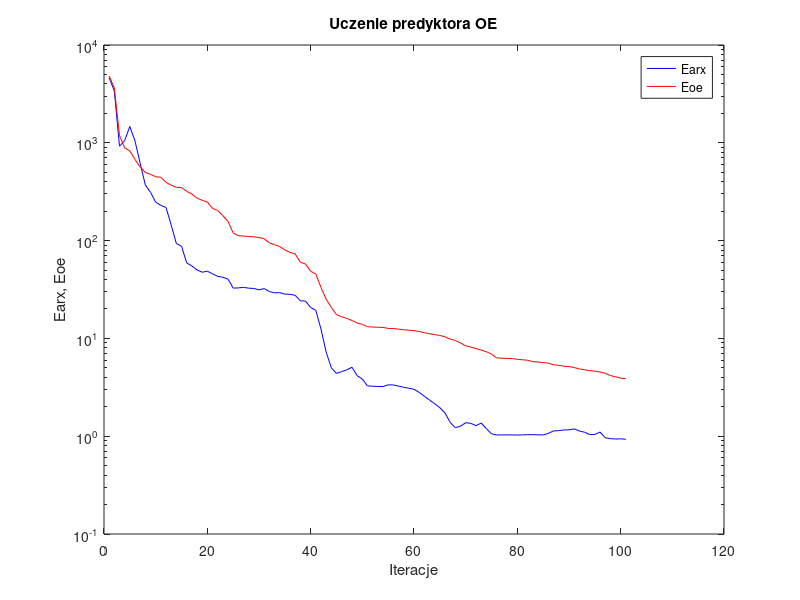
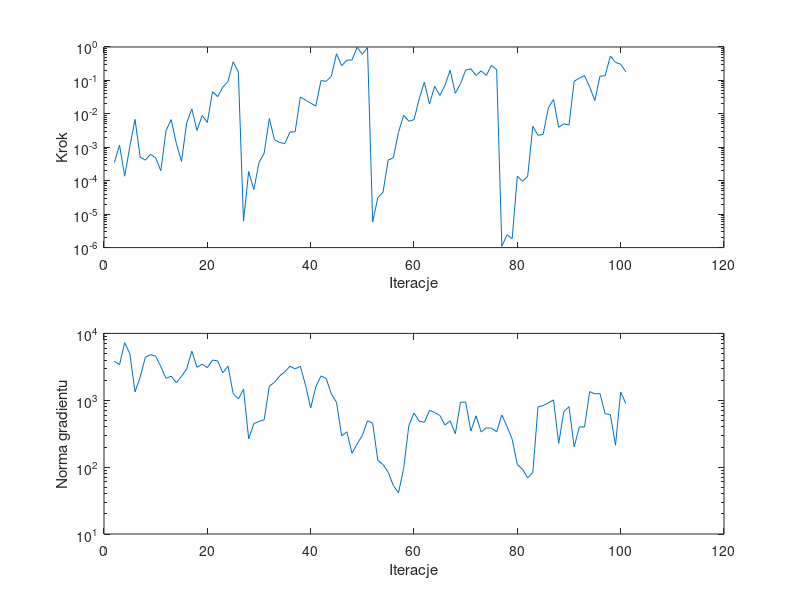

Source code (MATLAB) for these figures, in order:
%uczenie predyktora oe
clear all;
n=0; farx(n+1)=4.631458e+003; foe(n+1)=4.809025e+003; wspucz(n+1)=0.000000e+000; ng(n+1)=0.000000e+000;
%odnowa zmiennej metryki
n=1; farx(n+1)=3.386650e+003; foe(n+1)=3.631898e+003; krok(n+1)=3.467612e-004; ng(n+1)=3.832883e+003;
n=2; farx(n+1)=9.229092e+002; foe(n+1)=1.186364e+003; krok(n+1)=1.171923e-003; ng(n+1)=3.395992e+003;
n=3; farx(n+1)=1.055154e+003; foe(n+1)=8.876355e+002; krok(n+1)=1.366331e-004; ng(n+1)=7.255884e+003;
n=4; farx(n+1)=1.468622e+003; foe(n+1)=8.275979e+002; krok(n+1)=1.043660e-003; ng(n+1)=4.999914e+003;
n=5; farx(n+1)=1.044060e+003; foe(n+1)=6.749459e+002; krok(n+1)=6.854056e-003; ng(n+1)=1.337910e+003;
n=6; farx(n+1)=6.167256e+002; foe(n+1)=5.673887e+002; krok(n+1)=5.045766e-004; ng(n+1)=2.213380e+003;
n=7; farx(n+1)=3.703951e+002; foe(n+1)=4.975146e+002; krok(n+1)=4.129769e-004; ng(n+1)=4.404876e+003;
n=8; farx(n+1)=3.120800e+002; foe(n+1)=4.760347e+002; krok(n+1)=6.145526e-004; ng(n+1)=4.808395e+003;
n=9; farx(n+1)=2.468932e+002; foe(n+1)=4.492440e+002; krok(n+1)=4.872731e-004; ng(n+1)=4.565959e+003;
n=10; farx(n+1)=2.292904e+002; foe(n+1)=4.443877e+002; krok(n+1)=1.974847e-004; ng(n+1)=3.182182e+003;
n=11; farx(n+1)=2.180614e+002; foe(n+1)=3.937198e+002; krok(n+1)=3.127439e-003; ng(n+1)=2.129038e+003;
n=12; farx(n+1)=1.449095e+002; foe(n+1)=3.690669e+002; krok(n+1)=6.728198e-003; ng(n+1)=2.293483e+003;
n=13; farx(n+1)=9.344735e+001; foe(n+1)=3.505460e+002; krok(n+1)=1.303632e-003; ng(n+1)=1.829356e+003;
n=14; farx(n+1)=8.777296e+001; foe(n+1)=3.480338e+002; krok(n+1)=3.794876e-004; ng(n+1)=2.270290e+003;
n=15; farx(n+1)=5.920316e+001; foe(n+1)=3.191262e+002; krok(n+1)=5.318174e-003; ng(n+1)=2.946071e+003;
n=16; farx(n+1)=5.505780e+001; foe(n+1)=2.992005e+002; krok(n+1)=1.406421e-002; ng(n+1)=5.434308e+003;
n=17; farx(n+1)=5.014856e+001; foe(n+1)=2.721802e+002; krok(n+1)=3.174920e-003; ng(n+1)=3.107599e+003;
n=18; farx(n+1)=4.751372e+001; foe(n+1)=2.584241e+002; krok(n+1)=8.956895e-003; ng(n+1)=3.466115e+003;
n=19; farx(n+1)=4.865803e+001; foe(n+1)=2.476026e+002; krok(n+1)=5.548179e-003; ng(n+1)=3.067110e+003;
n=20; farx(n+1)=4.577829e+001; foe(n+1)=2.136907e+002; krok(n+1)=4.614317e-002; ng(n+1)=3.991324e+003;
n=21; farx(n+1)=4.312374e+001; foe(n+1)=2.033585e+002; krok(n+1)=3.276344e-002; ng(n+1)=3.870794e+003;
n=22; farx(n+1)=4.217841e+001; foe(n+1)=1.801135e+002; krok(n+1)=6.306675e-002; ng(n+1)=2.572436e+003;
n=23; farx(n+1)=4.041841e+001; foe(n+1)=1.571541e+002; krok(n+1)=9.326072e-002; ng(n+1)=3.240441e+003;
n=24; farx(n+1)=3.269816e+001; foe(n+1)=1.197933e+002; krok(n+1)=3.614383e-001; ng(n+1)=1.262858e+003;
n=25; farx(n+1)=3.282167e+001; foe(n+1)=1.123661e+002; krok(n+1)=1.775417e-001; ng(n+1)=1.045586e+003;
%odnowa zmiennej metryki
n=26; farx(n+1)=3.326412e+001; foe(n+1)=1.112268e+002; krok(n+1)=6.129763e-006; ng(n+1)=1.463975e+003;
n=27; farx(n+1)=3.262591e+001; foe(n+1)=1.101563e+002; krok(n+1)=1.891762e-004; ng(n+1)=2.649760e+002;
n=28; farx(n+1)=3.241646e+001; foe(n+1)=1.092616e+002; krok(n+1)=5.429951e-005; ng(n+1)=4.480233e+002;
n=29; farx(n+1)=3.136541e+001; foe(n+1)=1.074693e+002; krok(n+1)=3.505243e-004; ng(n+1)=4.814335e+002;
n=30; farx(n+1)=3.233426e+001; foe(n+1)=1.046952e+002; krok(n+1)=6.647718e-004; ng(n+1)=5.121948e+002;
n=31; farx(n+1)=3.016525e+001; foe(n+1)=9.477874e+001; krok(n+1)=7.251821e-003; ng(n+1)=1.625445e+003;
n=32; farx(n+1)=2.922280e+001; foe(n+1)=9.078506e+001; krok(n+1)=1.679702e-003; ng(n+1)=1.854926e+003;
n=33; farx(n+1)=2.938209e+001; foe(n+1)=8.711428e+001; krok(n+1)=1.387045e-003; ng(n+1)=2.309656e+003;
n=34; farx(n+1)=2.837702e+001; foe(n+1)=8.032256e+001; krok(n+1)=1.296700e-003; ng(n+1)=2.666441e+003;
n=35; farx(n+1)=2.826733e+001; foe(n+1)=7.575883e+001; krok(n+1)=2.849598e-003; ng(n+1)=3.232877e+003;
n=36; farx(n+1)=2.756061e+001; foe(n+1)=7.311082e+001; krok(n+1)=2.926191e-003; ng(n+1)=2.940795e+003;
n=37; farx(n+1)=2.427253e+001; foe(n+1)=6.012971e+001; krok(n+1)=3.188116e-002; ng(n+1)=3.229217e+003;
n=38; farx(n+1)=2.403610e+001; foe(n+1)=5.763924e+001; krok(n+1)=2.580064e-002; ng(n+1)=1.683906e+003;
n=39; farx(n+1)=2.069752e+001; foe(n+1)=4.856067e+001; krok(n+1)=2.097129e-002; ng(n+1)=7.644270e+002;
n=40; farx(n+1)=1.936036e+001; foe(n+1)=4.548782e+001; krok(n+1)=1.703305e-002; ng(n+1)=1.591529e+003;
n=41; farx(n+1)=1.243396e+001; foe(n+1)=3.313966e+001; krok(n+1)=9.946858e-002; ng(n+1)=2.314432e+003;
n=42; farx(n+1)=7.233983e+000; foe(n+1)=2.520078e+001; krok(n+1)=9.365437e-002; ng(n+1)=2.115542e+003;
n=43; farx(n+1)=4.999871e+000; foe(n+1)=2.072565e+001; krok(n+1)=1.344556e-001; ng(n+1)=1.245001e+003;
n=44; farx(n+1)=4.385811e+000; foe(n+1)=1.751650e+001; krok(n+1)=6.273346e-001; ng(n+1)=9.333135e+002;
n=45; farx(n+1)=4.574007e+000; foe(n+1)=1.663256e+001; krok(n+1)=2.740921e-001; ng(n+1)=2.927917e+002;
n=46; farx(n+1)=4.781265e+000; foe(n+1)=1.604749e+001; krok(n+1)=4.033988e-001; ng(n+1)=3.369468e+002;
n=47; farx(n+1)=5.065188e+000; foe(n+1)=1.522265e+001; krok(n+1)=4.102061e-001; ng(n+1)=1.608476e+002;
n=48; farx(n+1)=4.154611e+000; foe(n+1)=1.439850e+001; krok(n+1)=9.859540e-001; ng(n+1)=2.226348e+002;
n=49; farx(n+1)=3.837804e+000; foe(n+1)=1.388940e+001; krok(n+1)=6.065168e-001; ng(n+1)=2.986177e+002;
n=50; farx(n+1)=3.266552e+000; foe(n+1)=1.318085e+001; krok(n+1)=9.685429e-001; ng(n+1)=4.941240e+002;
%odnowa zmiennej metryki
n=51; farx(n+1)=3.243917e+000; foe(n+1)=1.306976e+001; krok(n+1)=5.874564e-006; ng(n+1)=4.534815e+002;
n=52; farx(n+1)=3.226540e+000; foe(n+1)=1.300113e+001; krok(n+1)=3.126325e-005; ng(n+1)=1.263682e+002;
n=53; farx(n+1)=3.215691e+000; foe(n+1)=1.295363e+001; krok(n+1)=4.525103e-005; ng(n+1)=1.092274e+002;
n=54; farx(n+1)=3.351777e+000; foe(n+1)=1.265047e+001; krok(n+1)=4.129769e-004; ng(n+1)=8.421441e+001;
n=55; farx(n+1)=3.341057e+000; foe(n+1)=1.259719e+001; krok(n+1)=4.890003e-004; ng(n+1)=5.301712e+001;
n=56; farx(n+1)=3.250873e+000; foe(n+1)=1.246040e+001; krok(n+1)=2.804162e-003; ng(n+1)=4.147714e+001;
n=57; farx(n+1)=3.167250e+000; foe(n+1)=1.225406e+001; krok(n+1)=9.175071e-003; ng(n+1)=9.568352e+001;
n=58; farx(n+1)=3.095548e+000; foe(n+1)=1.212470e+001; krok(n+1)=5.999763e-003; ng(n+1)=4.179416e+002;
n=59; farx(n+1)=3.018164e+000; foe(n+1)=1.201172e+001; krok(n+1)=6.669234e-003; ng(n+1)=6.461023e+002;
n=60; farx(n+1)=2.803971e+000; foe(n+1)=1.176481e+001; krok(n+1)=2.788178e-002; ng(n+1)=4.858528e+002;
n=61; farx(n+1)=2.566405e+000; foe(n+1)=1.144770e+001; krok(n+1)=8.877087e-002; ng(n+1)=4.689298e+002;
n=62; farx(n+1)=2.344412e+000; foe(n+1)=1.116111e+001; krok(n+1)=1.957537e-002; ng(n+1)=7.052953e+002;
n=63; farx(n+1)=2.150991e+000; foe(n+1)=1.093371e+001; krok(n+1)=6.690246e-002; ng(n+1)=6.584935e+002;
n=64; farx(n+1)=1.956747e+000; foe(n+1)=1.072477e+001; krok(n+1)=3.550149e-002; ng(n+1)=5.922554e+002;
n=65; farx(n+1)=1.729471e+000; foe(n+1)=1.036399e+001; krok(n+1)=7.197563e-002; ng(n+1)=4.273825e+002;
n=66; farx(n+1)=1.382185e+000; foe(n+1)=9.829224e+000; krok(n+1)=2.022243e-001; ng(n+1)=4.935214e+002;
n=67; farx(n+1)=1.221588e+000; foe(n+1)=9.530248e+000; krok(n+1)=4.111242e-002; ng(n+1)=3.155173e+002;
n=68; farx(n+1)=1.266233e+000; foe(n+1)=8.972725e+000; krok(n+1)=8.005809e-002; ng(n+1)=9.346912e+002;
n=69; farx(n+1)=1.373711e+000; foe(n+1)=8.416427e+000; krok(n+1)=2.031949e-001; ng(n+1)=9.395864e+002;
n=70; farx(n+1)=1.353997e+000; foe(n+1)=8.146701e+000; krok(n+1)=2.223238e-001; ng(n+1)=3.459587e+002;
n=71; farx(n+1)=1.280887e+000; foe(n+1)=7.883145e+000; krok(n+1)=1.399123e-001; ng(n+1)=5.862334e+002;
n=72; farx(n+1)=1.363707e+000; foe(n+1)=7.597825e+000; krok(n+1)=1.928435e-001; ng(n+1)=3.351838e+002;
n=73; farx(n+1)=1.196310e+000; foe(n+1)=7.298446e+000; krok(n+1)=1.410702e-001; ng(n+1)=3.863617e+002;
n=74; farx(n+1)=1.057646e+000; foe(n+1)=6.911437e+000; krok(n+1)=2.800362e-001; ng(n+1)=3.822279e+002;
n=75; farx(n+1)=1.030081e+000; foe(n+1)=6.315733e+000; krok(n+1)=2.093785e-001; ng(n+1)=3.374804e+002;
%odnowa zmiennej metryki
n=76; farx(n+1)=1.030569e+000; foe(n+1)=6.274077e+000; krok(n+1)=1.086355e-006; ng(n+1)=6.037098e+002;
n=77; farx(n+1)=1.031021e+000; foe(n+1)=6.240593e+000; krok(n+1)=2.417991e-006; ng(n+1)=4.072073e+002;
n=78; farx(n+1)=1.030567e+000; foe(n+1)=6.230465e+000; krok(n+1)=1.856604e-006; ng(n+1)=2.613531e+002;
n=79; farx(n+1)=1.027202e+000; foe(n+1)=6.104547e+000; krok(n+1)=1.367364e-004; ng(n+1)=1.094649e+002;
n=80; farx(n+1)=1.032267e+000; foe(n+1)=6.047755e+000; krok(n+1)=9.675577e-005; ng(n+1)=9.294669e+001;
n=81; farx(n+1)=1.036457e+000; foe(n+1)=5.974311e+000; krok(n+1)=1.355019e-004; ng(n+1)=6.901623e+001;
n=82; farx(n+1)=1.037051e+000; foe(n+1)=5.774054e+000; krok(n+1)=4.264608e-003; ng(n+1)=8.368150e+001;
n=83; farx(n+1)=1.033025e+000; foe(n+1)=5.736848e+000; krok(n+1)=2.275225e-003; ng(n+1)=7.960100e+002;
n=84; farx(n+1)=1.029116e+000; foe(n+1)=5.654782e+000; krok(n+1)=2.438216e-003; ng(n+1)=8.328935e+002;
n=85; farx(n+1)=1.069891e+000; foe(n+1)=5.590570e+000; krok(n+1)=1.522640e-002; ng(n+1)=9.151438e+002;
n=86; farx(n+1)=1.132116e+000; foe(n+1)=5.363936e+000; krok(n+1)=2.679765e-002; ng(n+1)=1.012078e+003;
n=87; farx(n+1)=1.139612e+000; foe(n+1)=5.319559e+000; krok(n+1)=3.966104e-003; ng(n+1)=2.261221e+002;
n=88; farx(n+1)=1.158120e+000; foe(n+1)=5.192938e+000; krok(n+1)=5.027940e-003; ng(n+1)=6.792890e+002;
n=89; farx(n+1)=1.161403e+000; foe(n+1)=5.155796e+000; krok(n+1)=4.640059e-003; ng(n+1)=8.015214e+002;
n=90; farx(n+1)=1.188521e+000; foe(n+1)=5.033335e+000; krok(n+1)=9.464413e-002; ng(n+1)=2.004830e+002;
n=91; farx(n+1)=1.129468e+000; foe(n+1)=4.882450e+000; krok(n+1)=1.170340e-001; ng(n+1)=3.996513e+002;
n=92; farx(n+1)=1.098024e+000; foe(n+1)=4.784409e+000; krok(n+1)=1.390811e-001; ng(n+1)=3.993290e+002;
n=93; farx(n+1)=1.041377e+000; foe(n+1)=4.678581e+000; krok(n+1)=6.345766e-002; ng(n+1)=1.347383e+003;
n=94; farx(n+1)=1.041691e+000; foe(n+1)=4.624715e+000; krok(n+1)=2.502130e-002; ng(n+1)=1.248146e+003;
n=95; farx(n+1)=1.103435e+000; foe(n+1)=4.533053e+000; krok(n+1)=1.341318e-001; ng(n+1)=1.257420e+003;
n=96; farx(n+1)=9.656585e-001; foe(n+1)=4.395146e+000; krok(n+1)=1.380129e-001; ng(n+1)=6.251066e+002;
n=97; farx(n+1)=9.444216e-001; foe(n+1)=4.174806e+000; krok(n+1)=5.378226e-001; ng(n+1)=6.112437e+002;
n=98; farx(n+1)=9.350498e-001; foe(n+1)=4.051760e+000; krok(n+1)=3.456460e-001; ng(n+1)=2.132482e+002;
n=99; farx(n+1)=9.404091e-001; foe(n+1)=3.921033e+000; krok(n+1)=3.054682e-001; ng(n+1)=1.332467e+003;
n=100; farx(n+1)=9.292755e-001; foe(n+1)=3.873767e+000; krok(n+1)=1.818254e-001; ng(n+1)=8.956009e+002;

figure; semilogy(farx,'b'); hold on; semilogy(foe,'r'); xlabel('Iteracje'); ylabel('Earx, Eoe'); legend('Earx','Eoe'); title('Uczenie predyktora OE');
figure; subplot(2,1,1); semilogy(krok); xlabel('Iteracje'); ylabel('Krok');
subplot(2,1,2); semilogy(ng); xlabel('Iteracje'); ylabel('Norma gradientu');
Earx=farx(n+1)
Eoe=foe(n+1)
